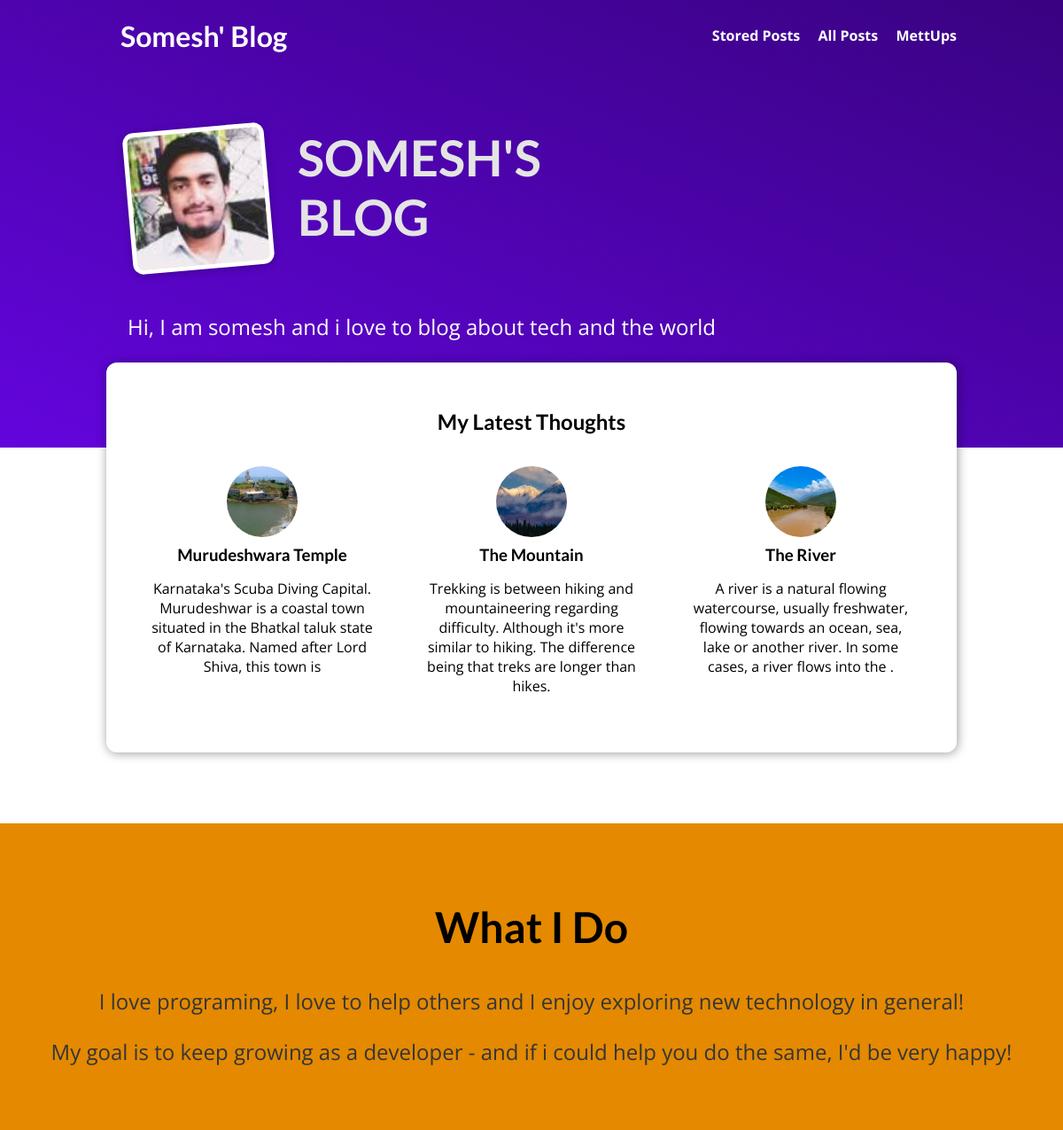
The page / on the database its author committed.
### blog/models.py (models this page shows, shortened)
class Post(models.Model):
    author = models.ForeignKey(Author, on_delete=models.SET_NULL, null=True, related_name='post_author')
    tags = models.ManyToManyField(Tag, related_name='post_tag')
    title = models.CharField(max_length=150)
    excerpt = models.CharField(max_length=200)
    image = models.ImageField(upload_to="posts", null=True)
    date = models.DateTimeField(auto_now=True)
    slug = models.SlugField(unique=True, db_index=True)
    content = models.TextField(validators=[MinLengthValidator(10)])

### blog/views.py (the view)
# urls.py: path('', views.StartingPageView.as_view(), name='starting_page'),
class StartingPageView(ListView):
    template_name = 'blog/home.html'
    model = Post
    queryset = Post.objects.all().order_by('-date')[:3]
    context_object_name = 'post'

### blog/templates/blog/home.html (shortened to what this page needs)
{% extends 'base.html' %}
{% load static %}
{% block css_file %}
  <link rel="stylesheet" href="{% static 'blog/css/index.css' %}">
  <link rel="stylesheet" href="{% static 'blog/css/post.css' %}">
{% endblock %}
{% block content %}
<section id="welcome">
  <header>
    <img src="{% static 'blog/images/somesh.jpg' %}" alt="Somesh - The Author Of This Blog.">
    <h1>SOMESH'S BLOG</h1>
  </header>
  <p>Hi, I am somesh and i love to blog about tech and the world</p>
</section>
<section id="latest-posts">
  <h2>My Latest Thoughts</h2>
  <ul>
    {% for k in post %}
      {% include 'blog/include/post.html' %}
    {% endfor %}
  </ul>
</section>
<section id="about">
  <h2>What I Do</h2>
  <p>
    I love programing, I love to help others and I enjoy exploring new
    technology in general!
  </p>
  <p>
    My goal is to keep growing as a developer - and if i could help you do
    the same, I'd be very happy!
  </p>
</section>
{% endblock %}

### blog/templates/blog/include/post.html
{% load static %}
<li>
  <article class="post">
    <a href="{% url 'post_detail_page' slug=k.slug %}">
      <img src="{{ k.image.url }}" alt="Mountain Hiking">
      <div class="post__content">
        <h3>{{ k.title }}</h3>
        <p>{{ k.excerpt }}</p>
      </div>
    </a>
  </article>
</li>

### static/css/app.css (style rules this page uses)
* { box-sizing: border-box; }
html { font-family: 'Open Sans', 'Lato', sans-serif; }
body { margin: 0; }
h1, h2, h3 { font-family: 'Lato', sans-serif; font-weight: bold; }

### blog/static/blog/css/index.css (style rules this page uses)
#welcome { background: linear-gradient(to right top, #6305dd, #390281); padding: 6rem 12%; }
#welcome header { display: flex; align-items: flex-start; margin: 3rem auto; }
#welcome img { width: 10rem; height: 10rem; object-fit: cover; object-position: top; border: 5px solid white; border-radius: 12px; background-color: #ffe1bf; transform: rotateZ(-5deg); box-shadow: 0 2px 8px rgba(0, 0, 0, 0.25); }
#welcome h1 { font-size: 3.5rem; margin: 0 0 0 2rem; color: #e4e4e4; width: 10rem; }
#welcome p { color: white; font-size: 1.5rem; }
#latest-posts { background-color: white; padding: 2rem; border-radius: 12px; width: 60rem; margin: -6rem auto 2rem auto; box-shadow: 1px 1px 12px rgba(0, 0, 0, 0.4); }
#latest-posts h2 { text-align: center; }
#latest-posts ul { list-style: none; margin: 0; padding: 0; display: flex; gap: 1rem; }
#latest-posts li { flex: 1; }
#about { text-align: center; padding: 3rem; background-color: #e48900; margin-top: 5rem; }
#about h2 { font-size: 3rem; }
#about p { font-size: 1.5rem; color: #353535; }

### blog/static/blog/css/post.css (style rules this page uses)
.post { display: flex; flex-direction: column; align-items: center; text-align: center; }
.post a { text-decoration: none; color: black; transition: all 0.2s ease; padding: 1rem; }
.post img { width: 5rem; height: 5rem; object-fit: cover; border-radius: 50%; }
.post h3 { margin: 0.25rem 0; }

### rows shown on the page
Post: image (picture), title "Murudeshwara Temple", excerpt "Karnataka's Scuba Diving Capital. Murudeshwar is a coastal town situated in the Bhatkal taluk state of Karnataka. Named after Lord Shiva, this town is"
Post: image (picture), title "The Mountain", excerpt "Trekking is between hiking and mountaineering regarding difficulty. Although it's more similar to hiking. The difference being that treks are longer than hikes."
Post: image (picture), title "The River", excerpt "A river is a natural flowing watercourse, usually freshwater, flowing towards an ocean, sea, lake or another river. In some cases, a river flows into the ."
